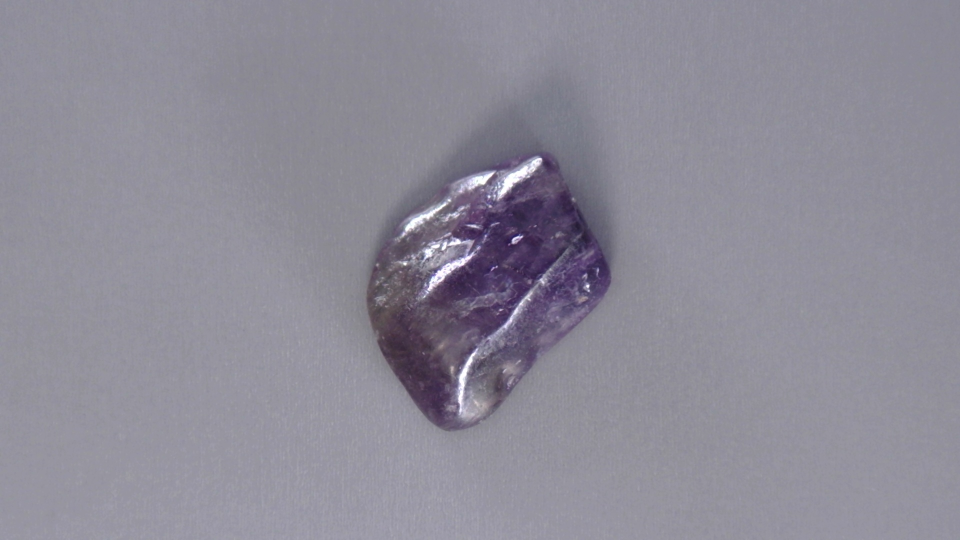
#> input picture example images/original.jpg, 1920 x 1080 px (shown at 1/2 size)
$ python -i preprocessor.py   (imports and definitions only)
#> lines starting #> are read from the running program, lines starting #| are printed output that depends on the picture; after the words box and inside, x2 and y2 are one past the last pixel; in counts of white or black regions, pixels touching at a corner belong together
#> further down, picture is the input picture: shape (1080, 1920, 3); mean B, G, R 151.5, 139, 141.6
import cv2
import numpy as np
from skimage import exposure, measure, morphology

debug = True


def preprocess_image(input_img):
    """
    This function uses edge-based object segmentation techniques to isolate a gem from its background. It also resizes
    the image to 224x224 for use in training a classifier.

    :param input_img: The input gem image. Must be 1920x1080 and ideally the gem and background are distinct
    :return: 224x224 RGB image of the input gem with background pixels set to [0, 0, 0].
    """
    # Convert image to grayscale, and normalize the lighting using histogram equalization
    gray_img = cv2.cvtColor(input_img, cv2.COLOR_BGR2GRAY).astype(np.float64) / 255.0
    equalized_img = exposure.equalize_adapthist(gray_img)
    blurred_img = cv2.blur(equalized_img, (8, 8))

    # Edge detection w/ sobel filter, and then binarization
    sobel_vt_filter = np.array([[1, 2, 1], [0, 0, 0], [-1, -2, -1]], dtype=np.float64) / 4.0
    sobel_hz_filter = sobel_vt_filter.T
    dldy = cv2.filter2D(blurred_img, -1, sobel_vt_filter)
    dldx = cv2.filter2D(blurred_img, -1, sobel_hz_filter)
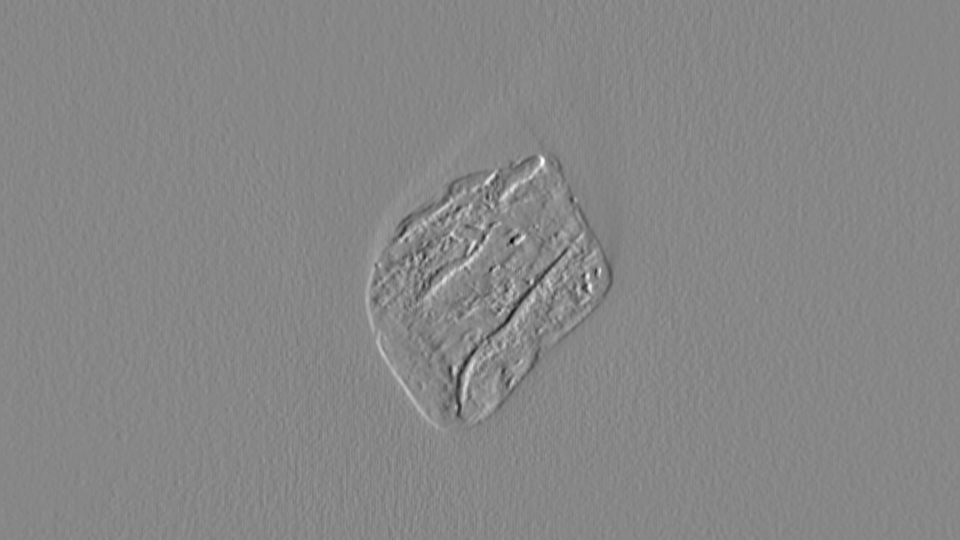
#> dldx: shape (1080, 1920) float64 (shown at 1/2 size); min -0.221, max 0.197, mean 2.53e-05; drawn with min black and max white

    edge_mag = np.sqrt(dldx ** 2 + dldy ** 2)
    _, binarized_img = cv2.threshold(edge_mag, 0.033, 1, cv2.THRESH_BINARY)
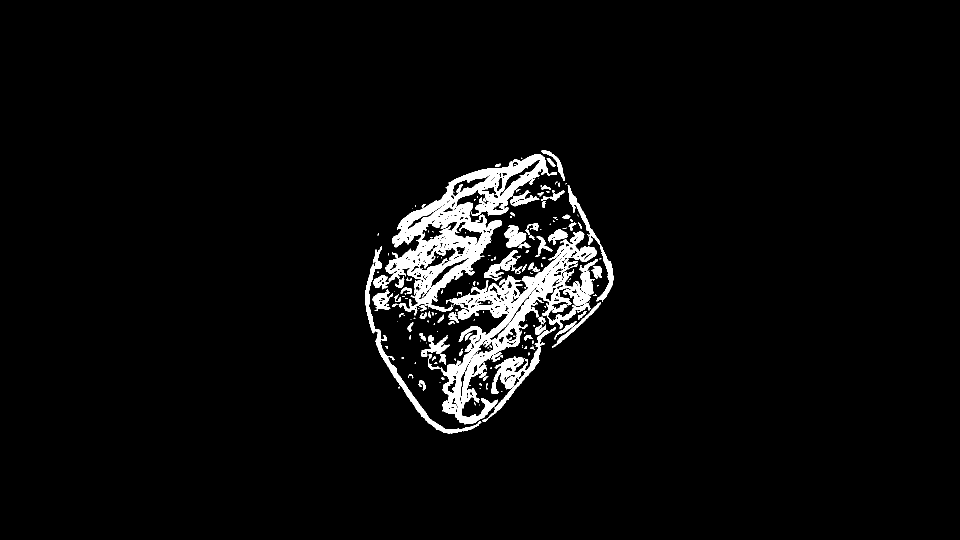
#> binarized_img: shape (1080, 1920) float64 (shown at 1/2 size); values 0 (black) and 1 (white), 3.9% white; 197 white regions (112 under 20 px), largest, box (x1, y1, x2, y2) and area: (770, 308, 1114, 631) 29323, (881, 463, 1193, 849) 26689, (730, 492, 963, 867) 4289

    # Remove background noise using morphology and by ignoring small pixel groups
    struct_el = morphology.disk(3)
    cleaned_img = morphology.opening(binarized_img, struct_el)
#> cleaned_img: shape (1080, 1920) float64; values 0 (black) and 1 (white), 3.1% white; 94 white regions

    labeled_img, obj_count = measure.label(cleaned_img, return_num=True, connectivity=2)
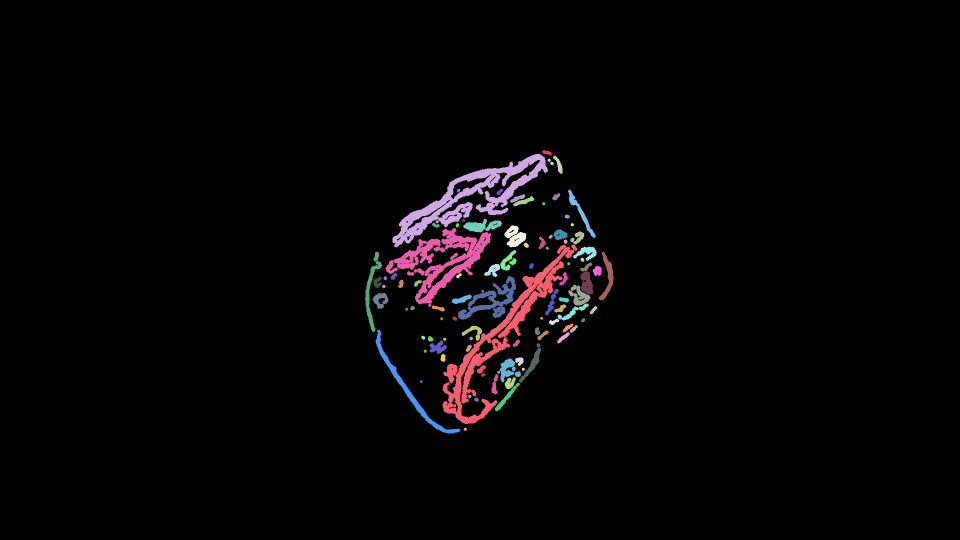
#> labeled_img: shape (1080, 1920) int64 (shown at 1/2 size); 95 distinct labels, from 0 to 94; one colour per label, 0 black
#> obj_count = 94
    props = measure.regionprops(labeled_img)
#> props = 94 regions; largest, box (x1, y1, x2, y2) and area: (885, 489, 1155, 848) 13797, (785, 308, 1096, 495) 13328, (771, 456, 983, 614) 10005, (916, 552, 1033, 639) 3207, (751, 659, 921, 867) 2551

    gem_edges_img = np.zeros(cleaned_img.shape, dtype=np.uint8)
    for prop in props:
        if prop.area > 250:
            gem_edges_img[labeled_img == prop.label] = 1
#> this loop made 94 passes
#> gem_edges_img: shape (1080, 1920); values 0 (black) and 1 (white), 2.8% white; 31 white regions, largest, box (x1, y1, x2, y2) and area: (885, 489, 1155, 848) 13797, (785, 308, 1096, 495) 13328, (771, 456, 983, 614) 10005

    # Crop out the wall edges, and pad image for a centered square crop
    crop_amount = 10
    walls_cropped_img = gem_edges_img[crop_amount:-crop_amount, crop_amount:-crop_amount]
#> walls_cropped_img: shape (1060, 1900); values 0 (black) and 1 (white), 2.9% white; 31 white regions, largest, box (x1, y1, x2, y2) and area: (875, 479, 1145, 838) 13797, (775, 298, 1086, 485) 13328, (761, 446, 973, 604) 10005
    final_img_size = (672, 672)
    padded_gem_mask = np.pad(walls_cropped_img, ((0, 672), (0, 672)), mode='constant')

    # Compute convex hull and centroid
    gem_conv_hull = morphology.convex_hull_image(padded_gem_mask)
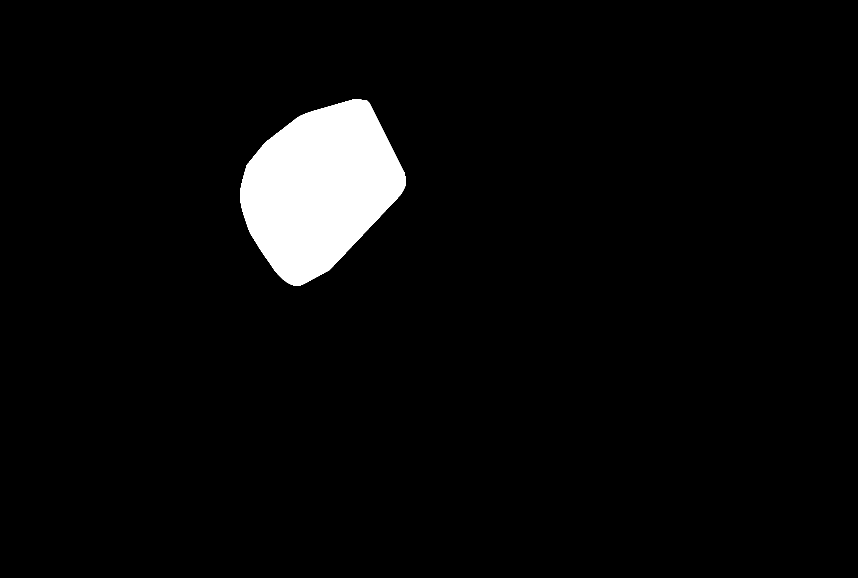
#> gem_conv_hull: shape (1732, 2572) bool (shown at 1/3 size); 4.1% white; 1 white region, box (x1, y1, x2, y2) and area: (720, 298, 1217, 857) 182898
    centroid = measure.regionprops(gem_conv_hull.astype(np.uint8))[0].centroid
#> centroid = (565.4, 958.4)

    # Centered crop
    x_min = int(round(centroid[1]) - final_img_size[1] / 2)
#> x_min = 622
    y_min = int(round(centroid[0]) - final_img_size[0] / 2)
#> y_min = 229
    normalize_crop = (slice(y_min, y_min + final_img_size[0]), slice(x_min, x_min + final_img_size[1]))
    cropped_gem_mask = gem_conv_hull[normalize_crop]
#> cropped_gem_mask: shape (672, 672) bool; 40.5% white; 1 white region, box (x1, y1, x2, y2) and area: (98, 69, 595, 628) 182898

    # Use mask to crop gem from original image, and resize to 224x224
    cropped_input_img = input_img[crop_amount:-crop_amount, crop_amount:-crop_amount]
    padded_input_img = np.pad(cropped_input_img, ((0, 672), (0, 672), (0, 0)), mode='constant')
    cropped_input_img = padded_input_img[normalize_crop]
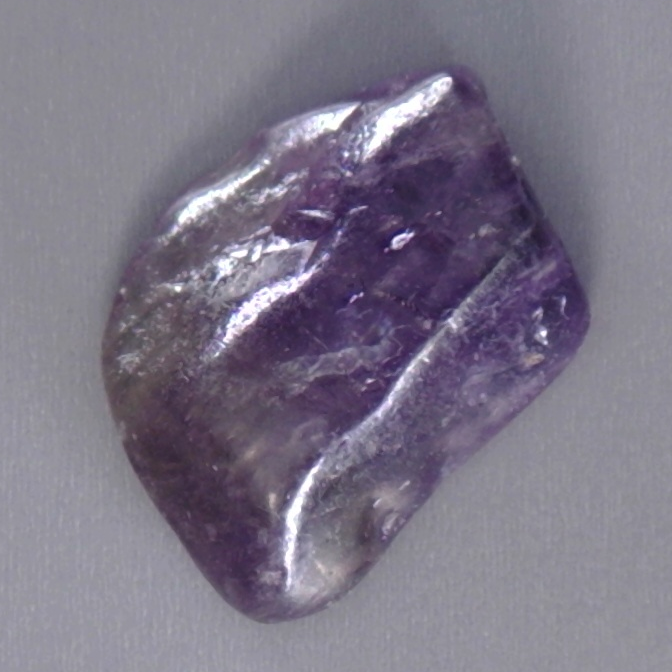
#> cropped_input_img: shape (672, 672, 3); mean B, G, R 134.9, 118.3, 124.3
    segmented_gem = cropped_input_img * np.expand_dims(cropped_gem_mask, axis=-1).astype(np.uint8)
    gem_img = cv2.resize(segmented_gem, (224, 224), interpolation=cv2.INTER_NEAREST)
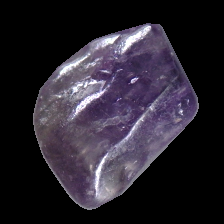
#> gem_img: shape (224, 224, 3); mean B, G, R 46.8, 36.6, 41.7

    # Display the original and final images
    if debug:
        cv2.imshow("Original", cv2.resize(input_img, (384, 216))) # Resize original for a better comparison
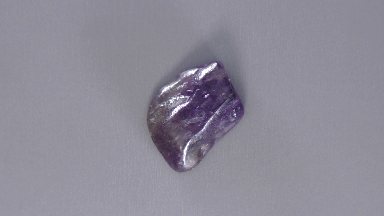
#> window 'Original': shape (216, 384, 3); mean B, G, R 151.5, 138.9, 141.6
        cv2.imshow("Final Image", gem_img)
        cv2.waitKey(0)

    return gem_img

>>> import cv2
>>> picture = cv2.imread('example images/original.jpg')
>>> result = preprocess_image(picture)
